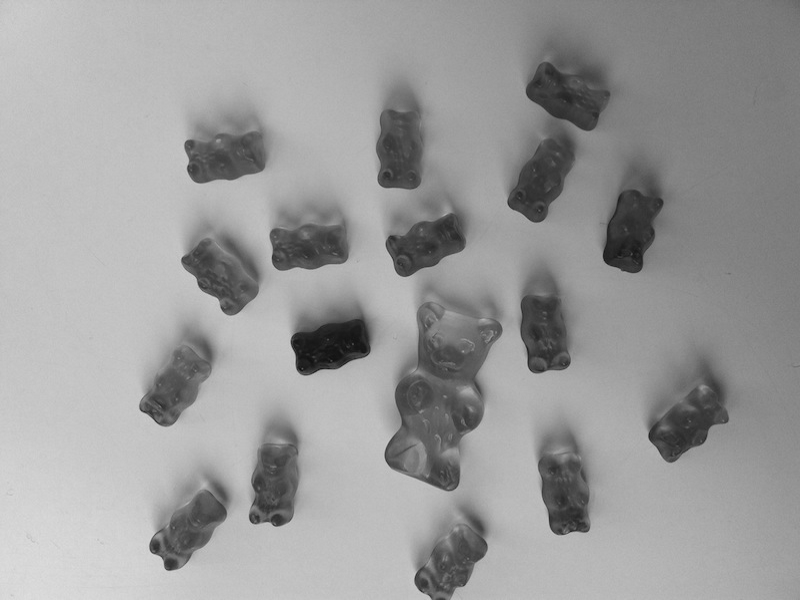
#> input picture Blatt_05_BVM/p05_gummibaeren.png, 800 x 600 px
$ python otsu.py
#> lines starting #> are read from the running program, lines starting #| are printed output that depends on the picture; after the words box and inside, x2 and y2 are one past the last pixel; in counts of white or black regions, pixels touching at a corner belong together
#> further down, image is the input picture: shape (600, 800, 3); min 12, max 223, mean 155.1
import numpy as np
import cv2


def otsu_thresholding(img):

    max_gray_value = 256

    # Calculate the histogram of the image.
    histogram, _ = np.histogram(img, bins=max_gray_value, range=[0, max_gray_value])
#> histogram = 256 values, max 42750 at index 192, min 0 at index 0, mean 5625
    histogram = histogram.astype(float)
    histogram /= histogram.sum()  # Normiere das Histogramm
#> histogram = 256 values, max 0.0297 at index 192, min 0 at index 0, mean 0.00391

    max_variance = 0.0
    threshold = 0

    # Iterate through all threshold values from 0 to 255.
    for t in range(max_gray_value-1):
        # Calculate the probabilities of the two classes.
        p1 = histogram[:t].sum()
        p2 = histogram[t:].sum()

        # Calculate the mean intensities of the two classes.
        if p1 == 0 or p2 == 0:
            continue

        μ1 = np.dot(np.arange(t), histogram[:t]) / p1
        μ2 = np.dot(np.arange(t, max_gray_value), histogram[t:]) / p2

        # Calculate the variance between the classes.
        inter_variance = p1 * p2 * (μ1 - μ2) ** 2

        # Pass parameters to calculate equation
        variance_eq(p1, p2, μ1, μ2)

        # Update the maximum variance value and threshold.
        if inter_variance > max_variance:
            max_variance = inter_variance
            threshold = t
#> this loop made 255 passes
#> (p1, p2, μ1, μ2, inter_variance, left_eq in variance_eq, right_eq in variance_eq, max_variance) on passes 14, 17, 19, 20, 21, 22, 23, 24, 25, 26, 27: (2.08e-06, 1, 12, 155.1, 0.0427, 0.043, 0.043, 0.0427), (4.17e-06, 1, 13.5, 155.1, 0.0836, 0.084, 0.084, 0.0836), (8.33e-06, 1, 15.25, 155.1, 0.163, 0.163, 0.163, 0.163), (1.04e-05, 1, 15.8, 155.1, 0.202, 0.202, 0.202, 0.202), (4.58e-05, 1, 18.27, 155.1, 0.858, 0.858, 0.858, 0.858), (0.000104, 1, 19.24, 155.1, 1.92, 1.92, 1.92, 1.92), (0.000235, 1, 20.22, 155.2, 4.29, 4.29, 4.29, 4.29), (0.00044, 1, 21.05, 155.2, 7.91, 7.91, 7.91, 7.91), (0.000698, 0.999, 21.77, 155.2, 12.42, 12.42, 12.42, 12.42), (0.00105, 0.999, 22.52, 155.3, 18.48, 18.48, 18.48, 18.48), (0.00139, 0.999, 23.12, 155.3, 24.17, 24.17, 24.17, 24.17)
#> (p1, p2, μ1, μ2, inter_variance, max_variance) on passes 61 to 66: (0.0255, 0.975, 47.58, 157.9, 302.1, 302.1), (0.0273, 0.973, 48.42, 158.1, 319.7, 319.7), (0.0292, 0.971, 49.25, 158.3, 337.7, 337.7), (0.0314, 0.969, 50.11, 158.5, 357, 357), (0.0334, 0.967, 50.89, 158.7, 375, 375), (0.0356, 0.964, 51.7, 158.9, 394.5, 394.5)
#> after the loop, max_variance = 1186.9; threshold = 145

    # Apply the threshold to the image.
    result_img = (img < threshold).astype(np.uint8) * 255
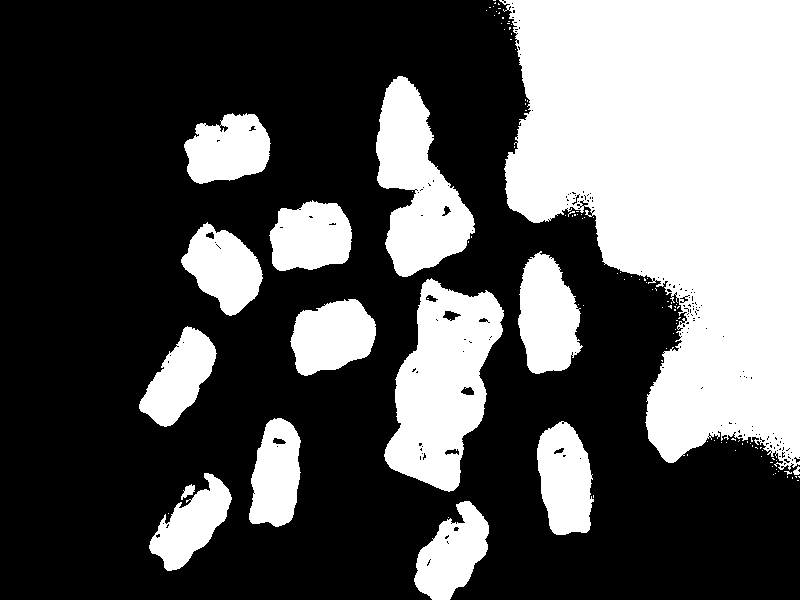
#> result_img: shape (600, 800, 3); 35.2% white; 114 white regions (99 under 20 px), largest, box (x1, y1, x2, y2) and area: (499, 0, 800, 470) 96748, (384, 278, 504, 492) 15060, (376, 76, 475, 277) 10874

    return result_img


def variance_eq(p1, p2, μ1, μ2):
    global listLeft, listRight

    # Overall mean value.
    μg = p1 * μ1 + p2 * μ2

    # Calculate left side and right side of equation
    left_eq = round(p1 * (μ1 - μg) ** 2 + p2 * (μ2 - μg) ** 2, 3)
    right_eq = round(p1 * p2 * (μ1 - μ2) ** 2, 3)

    # Add results to list
    listLeft.append(left_eq)
    listRight.append(right_eq)


# Initialize lists
listLeft = []
listRight = []

# Load image
image = cv2.imread("p05_gummibaeren.png")

# Start Otsu-method
otsu_image = otsu_thresholding(image)

# Compare both lists
if listLeft == listRight:
    print("TRUE")

# Show image
cv2.imshow('Otsu Image', otsu_image)

cv2.waitKey(0)
cv2.destroyAllWindows()
